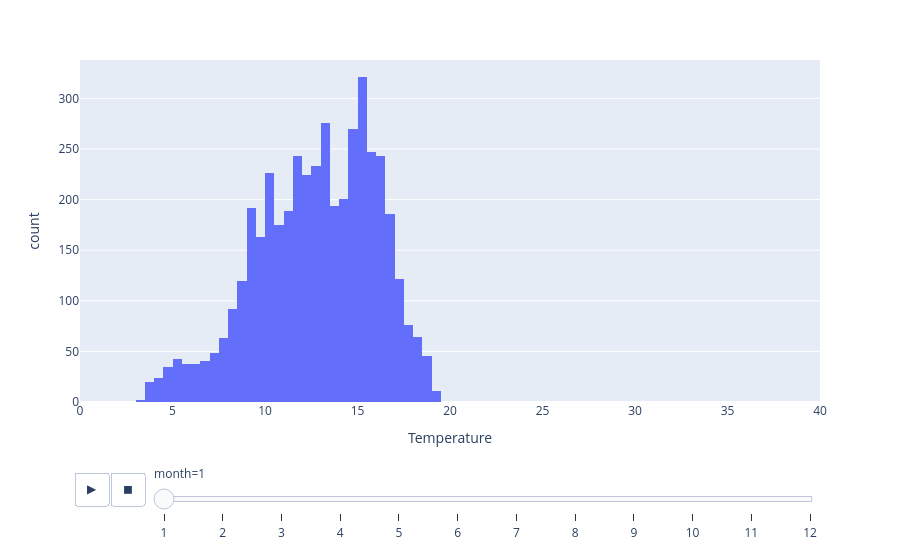

Notebook code for this chart:
### Markdown cell above
In Plotly, interactive histograms may be generated in several ways. Let us examine how the distribution of certain variables varies across months.

### Code cell
# Add a month column to the consumption DataFrame.
consumption['month'] = consumption.Datetime.dt.month
px.histogram(consumption, x='Temperature', animation_frame='month', range_x=[0, 40])

### Figure 1 — Plotly figure (JSON) as saved in the notebook; plotly's stock layout.template omitted (floating-point values rounded to 4 significant figures; data arrays with more than 128 entries replaced by an {"elided": "..."} marker saying what was removed)
{"data": [{"bingroup": "x", "hovertemplate": "month=1<br>Temperature=%{x}<br>count=%{y}<extra></extra>", "legendgroup": "", "marker": {"color": "#636efa", "pattern": {"shape": ""}}, "name": "", "orientation": "v", "showlegend": false, "type": "histogram", "x": {"elided": "4464 float values"}, "xaxis": "x", "yaxis": "y"}], "layout": {"barmode": "relative", "legend": {"tracegroupgap": 0}, "margin": {"t": 60}, "sliders": [{"active": 0, "currentvalue": {"prefix": "month="}, "len": 0.9, "pad": {"b": 10, "t": 60}, "steps": [{"args": [["1"], {"frame": {"duration": 0, "redraw": true}, "fromcurrent": true, "mode": "immediate", "transition": {"duration": 0, "easing": "linear"}}], "label": "1", "method": "animate"}, {"args": [["2"], {"frame": {"duration": 0, "redraw": true}, "fromcurrent": true, "mode": "immediate", "transition": {"duration": 0, "easing": "linear"}}], "label": "2", "method": "animate"}, {"args": [["3"], {"frame": {"duration": 0, "redraw": true}, "fromcurrent": true, "mode": "immediate", "transition": {"duration": 0, "easing": "linear"}}], "label": "3", "method": "animate"}, {"args": [["4"], {"frame": {"duration": 0, "redraw": true}, "fromcurrent": true, "mode": "immediate", "transition": {"duration": 0, "easing": "linear"}}], "label": "4", "method": "animate"}, {"args": [["5"], {"frame": {"duration": 0, "redraw": true}, "fromcurrent": true, "mode": "immediate", "transition": {"duration": 0, "easing": "linear"}}], "label": "5", "method": "animate"}, {"args": [["6"], {"frame": {"duration": 0, "redraw": true}, "fromcurrent": true, "mode": "immediate", "transition": {"duration": 0, "easing": "linear"}}], "label": "6", "method": "animate"}, {"args": [["7"], {"frame": {"duration": 0, "redraw": true}, "fromcurrent": true, "mode": "immediate", "transition": {"duration": 0, "easing": "linear"}}], "label": "7", "method": "animate"}, {"args": [["8"], {"frame": {"duration": 0, "redraw": true}, "fromcurrent": true, "mode": "immediate", "transition": {"duration": 0, "easing": "linear"}}], "label": "8", "method": "animate"}, {"args": [["9"], {"frame": {"duration": 0, "redraw": true}, "fromcurrent": true, "mode": "immediate", "transition": {"duration": 0, "easing": "linear"}}], "label": "9", "method": "animate"}, {"args": [["10"], {"frame": {"duration": 0, "redraw": true}, "fromcurrent": true, "mode": "immediate", "transition": {"duration": 0, "easing": "linear"}}], "label": "10", "method": "animate"}, {"args": [["11"], {"frame": {"duration": 0, "redraw": true}, "fromcurrent": true, "mode": "immediate", "transition": {"duration": 0, "easing": "linear"}}], "label": "11", "method": "animate"}, {"args": [["12"], {"frame": {"duration": 0, "redraw": true}, "fromcurrent": true, "mode": "immediate", "transition": {"duration": 0, "easing": "linear"}}], "label": "12", "method": "animate"}], "x": 0.1, "xanchor": "left", "y": 0, "yanchor": "top"}], "updatemenus": [{"buttons": [{"args": [null, {"frame": {"duration": 500, "redraw": true}, "fromcurrent": true, "mode": "immediate", "transition": {"duration": 500, "easing": "linear"}}], "label": "&#9654;", "method": "animate"}, {"args": [[null], {"frame": {"duration": 0, "redraw": true}, "fromcurrent": true, "mode": "immediate", "transition": {"duration": 0, "easing": "linear"}}], "label": "&#9724;", "method": "animate"}], "direction": "left", "pad": {"r": 10, "t": 70}, "showactive": false, "type": "buttons", "x": 0.1, "xanchor": "right", "y": 0, "yanchor": "top"}], "xaxis": {"anchor": "y", "domain": [0, 1], "range": [0, 40], "title": {"text": "Temperature"}}, "yaxis": {"anchor": "x", "domain": [0, 1], "title": {"text": "count"}}}}
